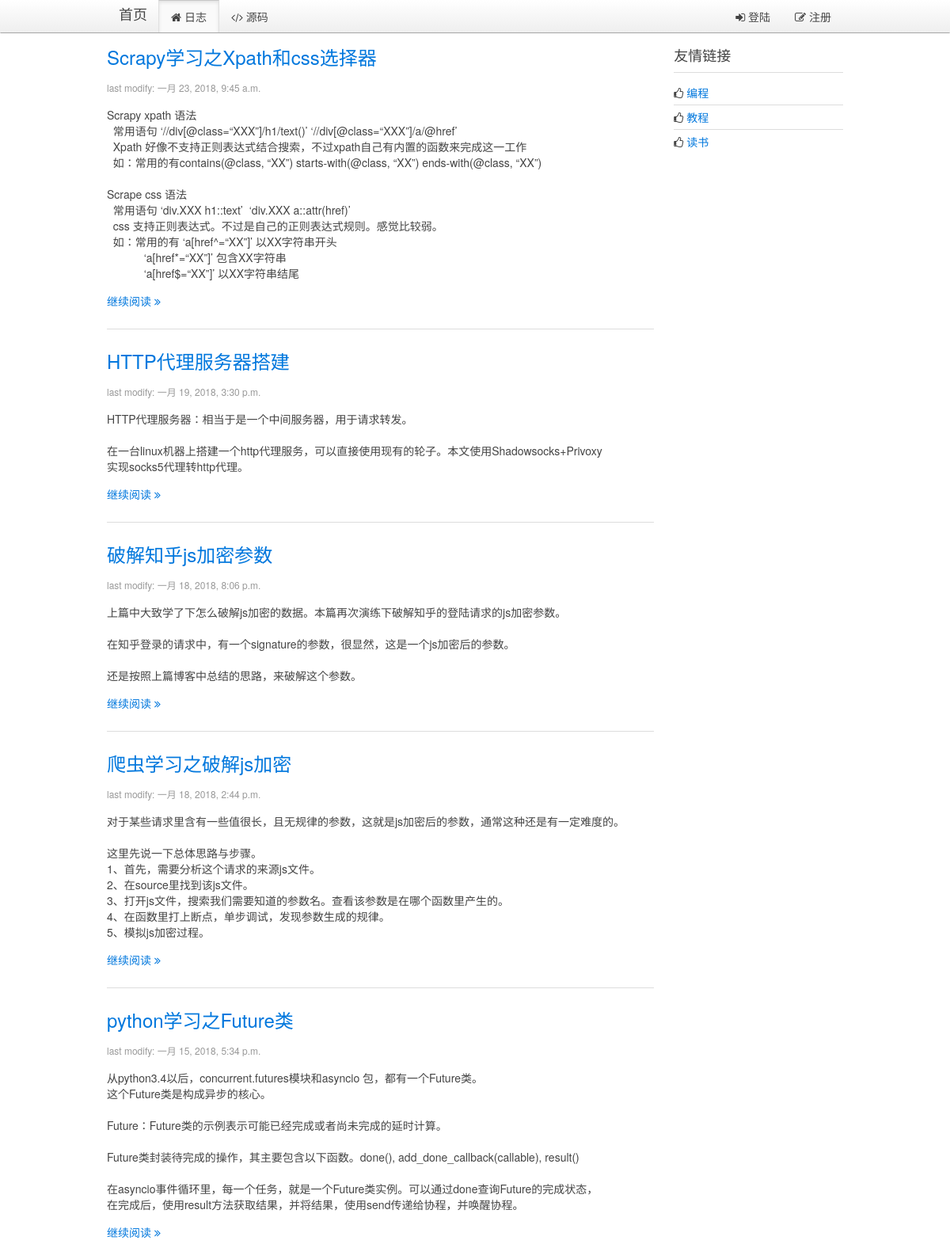
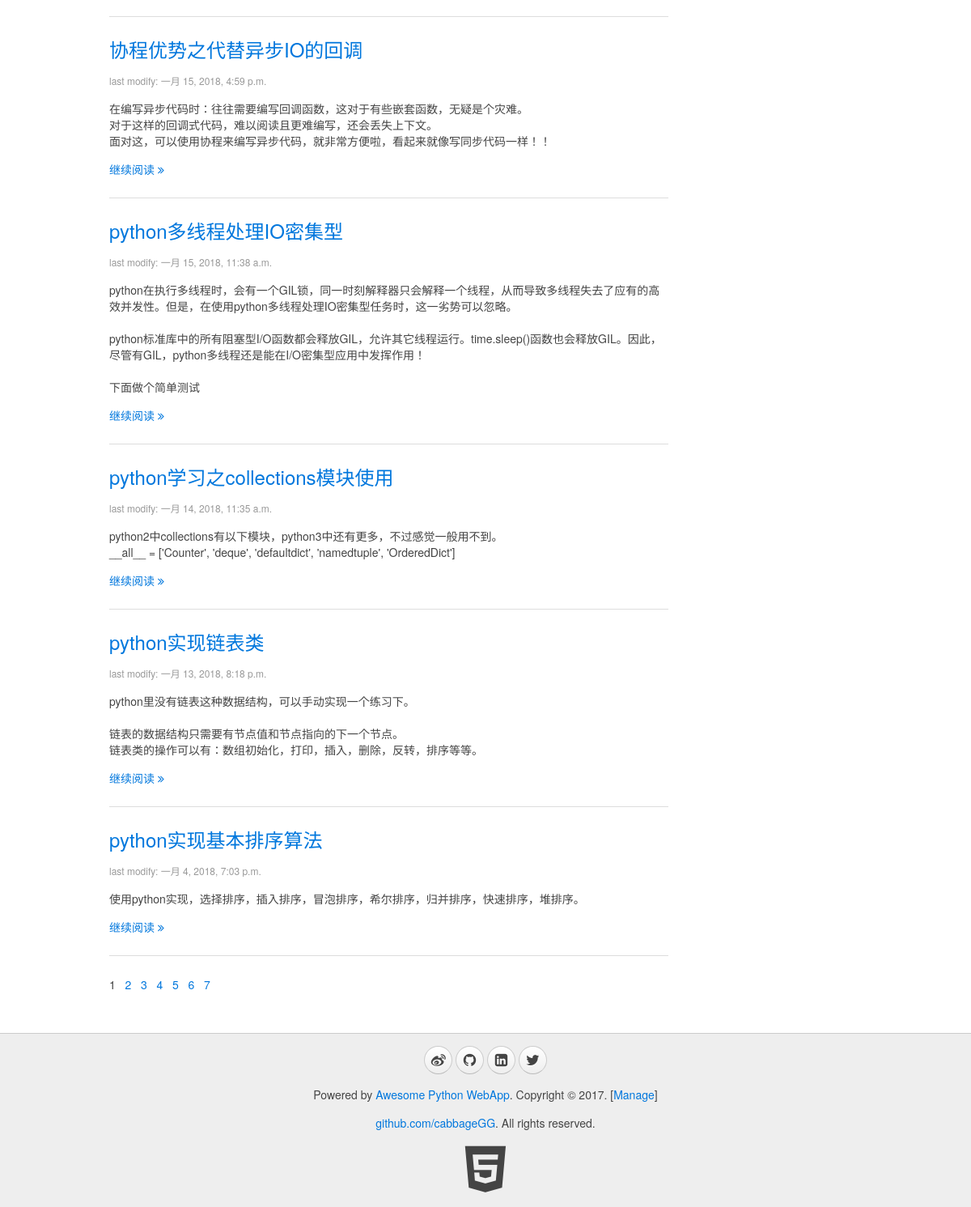
The page / on the database its author committed (2 pictures, top to bottom).
### blog/models.py (models this page shows, shortened)
class Blog(models.Model):
    title = models.CharField(max_length=32, default="Title")
    content = models.TextField(null=True)
    summary = models.TextField(null=True)
    create_time = models.DateTimeField(null=True)

### blog/views.py (the view)
# urls.py: url(r'^$',views.blogs, name="index"),
def index(request):
    userinfo = ""
    account = request.COOKIES.get("account","")
    if account:
        userinfo = models.User.objects.filter(account=account)
        if userinfo:
            userinfo = userinfo[0]
    page = int(request.GET.get("p", "1"))
    first = (page - 1)*10
    end = first + 10
    blogs = models.Blog.objects.all()
    blogs = blogs[::-1]
    total_nums = len(blogs)
    if (total_nums % 10) > 0:
        page_nums = int(total_nums/10) + 1
    else:
        page_nums = int(total_nums/10)
    page_nums = range(0, page_nums)
    blogs = blogs[first:end]
    page = page - 1
    return render(request, "blog/index.html", {"blogs": blogs, "page":page, "page_nums":page_nums, "userinfo":userinfo})

### blog/templatetags/myfilter.py (called while the page is built)
@register.filter
def replaceTags(content):  #这里应该需要继续研究下，有时候需要空格，而不是&nbsp;
    content = content.replace("  ", "&nbsp;&nbsp;")  # 预处理空格
    content = content.replace("\n", "<br/>")  # 预处理换行
    return content

### blog/templates/blog/index.html (shortened to what this page needs)
{% extends '__base__.html' %}
{% load myfilter %}
{% block content %}
    <div class="uk-width-medium-3-4">
    {% for blog in blogs %}
        <article class="uk-article">
            <h2><a href="/blog/page/{{ blog.id }}">{{ blog.title }}</a></h2>
            <p class="uk-article-meta">last modify: {{ blog.create_time }}</p>
            <p>{% autoescape off %}{{ blog.summary | replaceTags }}{% endautoescape %}</p>
            <p><a href="/blog/page/{{ blog.id }}">继续阅读 <i class="uk-icon-angle-double-right"></i></a></p>
        </article>
        <hr class="uk-article-divider">
    {% endfor %}
        <div class="page">
        {% for page_num in page_nums %}
            {% if page_num == page %}
                <span>{{ page_num|add:"1" }}&nbsp;&nbsp;</span>
            {% else %}
                <a href="?p={{ page_num|add:"1" }}"><span>{{ page_num|add:"1" }}&nbsp;&nbsp;</span></a>
            {% endif %}
        {% endfor %}
        </div>
    </div>
    <div class="uk-width-medium-1-4">
        <div class="uk-panel uk-panel-header">
            <h3 class="uk-panel-title">友情链接</h3>
            <ul class="uk-list uk-list-line">
                <li><i class="uk-icon-thumbs-o-up"></i> <a target="_blank" href="https://github.com/cabbageGG">编程</a></li>
                <li><i class="uk-icon-thumbs-o-up"></i> <a target="_blank" href="https://www.liaoxuefeng.com/">教程</a></li>
                <li><i class="uk-icon-thumbs-o-up"></i> <a target="_blank" href="http://blog.jobbole.com/all-posts/">读书</a></li>
            </ul>
        </div>
    </div>
{% endblock %}

### rows shown on the page
Blog: title "Scrapy学习之Xpath和css选择器", create_time "一月 23, 2018, 9:45 a.m.", summary "Scrapy xpath 语法 常用语句 ‘//div[@class=“XXX”]/h1/text()’ ‘//div[@class=“XXX”]/a/@href’ Xpath 好像不支持正则表达式结合搜索，不过xpath自己有内置的函数来完成这一工作 如：常用的有contains(@class, “XX”) starts-with(@class, “XX”) ends-with(@class, “XX”) Scrape css 语法 常用语句 ‘div.XXX h1::text’ ‘div.XXX a::attr(href)’ css 支持正则表达式。不过是自己的正则表达式规则。感觉比较弱。 如：常用的有 ‘a[href^=“XX”]’ 以XX字符串开头 ‘a[href*=“XX”]’ 包含XX字符串 ‘a[href$=“XX”]’ 以XX字符串结尾"
Blog: title "HTTP代理服务器搭建", create_time "一月 19, 2018, 3:30 p.m.", summary "HTTP代理服务器：相当于是一个中间服务器，用于请求转发。 在一台linux机器上搭建一个http代理服务，可以直接使用现有的轮子。本文使用Shadowsocks+Privoxy 实现socks5代理转http代理。"
Blog: title "破解知乎js加密参数", create_time "一月 18, 2018, 8:06 p.m.", summary "上篇中大致学了下怎么破解js加密的数据。本篇再次演练下破解知乎的登陆请求的js加密参数。 在知乎登录的请求中，有一个signature的参数，很显然，这是一个js加密后的参数。 还是按照上篇博客中总结的思路，来破解这个参数。"
Blog: title "爬虫学习之破解js加密", create_time "一月 18, 2018, 2:44 p.m.", summary "对于某些请求里含有一些值很长，且无规律的参数，这就是js加密后的参数，通常这种还是有一定难度的。 这里先说一下总体思路与步骤。 1、首先，需要分析这个请求的来源js文件。 2、在source里找到该js文件。 3、打开js文件，搜索我们需要知道的参数名。查看该参数是在哪个函数里产生的。 4、在函数里打上断点，单步调试，发现参数生成的规律。 5、模拟js加密过程。"
Blog: title "python学习之Future类", create_time "一月 15, 2018, 5:34 p.m.", summary "从python3.4以后，concurrent.futures模块和asyncio 包，都有一个Future类。 这个Future类是构成异步的核心。 Future：Future类的示例表示可能已经完成或者尚未完成的延时计算。 Future类封装待完成的操作，其主要包含以下函数。done(), add_done_callback(callable), result() 在asyncio事件循环里，每一个任务，就是一个Future类实例。可以通过done查询Future的完成状态， 在完成后，使用result方法获取结果，并将结果，使用send传递给协程，并唤醒协程。"
Blog: title "协程优势之代替异步IO的回调", create_time "一月 15, 2018, 4:59 p.m.", summary "在编写异步代码时：往往需要编写回调函数，这对于有些嵌套函数，无疑是个灾难。 对于这样的回调式代码，难以阅读且更难编写，还会丢失上下文。 面对这，可以使用协程来编写异步代码，就非常方便啦，看起来就像写同步代码一样！！"
Blog: title "python多线程处理IO密集型", create_time "一月 15, 2018, 11:38 a.m.", summary "python在执行多线程时，会有一个GIL锁，同一时刻解释器只会解释一个线程，从而导致多线程失去了应有的高效并发性。但是，在使用python多线程处理IO密集型任务时，这一劣势可以忽略。 python标准库中的所有阻塞型I/O函数都会释放GIL，允许其它线程运行。time.sleep()函数也会释放GIL。因此，尽管有GIL，python多线程还是能在I/O密集型应用中发挥作用！ 下面做个简单测试"
Blog: title "python学习之collections模块使用", create_time "一月 14, 2018, 11:35 a.m.", summary "python2中collections有以下模块，python3中还有更多，不过感觉一般用不到。 __all__ = ['Counter', 'deque', 'defaultdict', 'namedtuple', 'OrderedDict']"
Blog: title "python实现链表类", create_time "一月 13, 2018, 8:18 p.m.", summary "python里没有链表这种数据结构，可以手动实现一个练习下。 链表的数据结构只需要有节点值和节点指向的下一个节点。 链表类的操作可以有：数组初始化，打印，插入，删除，反转，排序等等。"
Blog: title "python实现基本排序算法", create_time "一月 4, 2018, 7:03 p.m.", summary "使用python实现，选择排序，插入排序，冒泡排序，希尔排序，归并排序，快速排序，堆排序。"

### other values the page prints
{{ page_num|add:"1" }} "1"
{{ page_num|add:"1" }} "2" "3" "4" "5" "6" "7"
